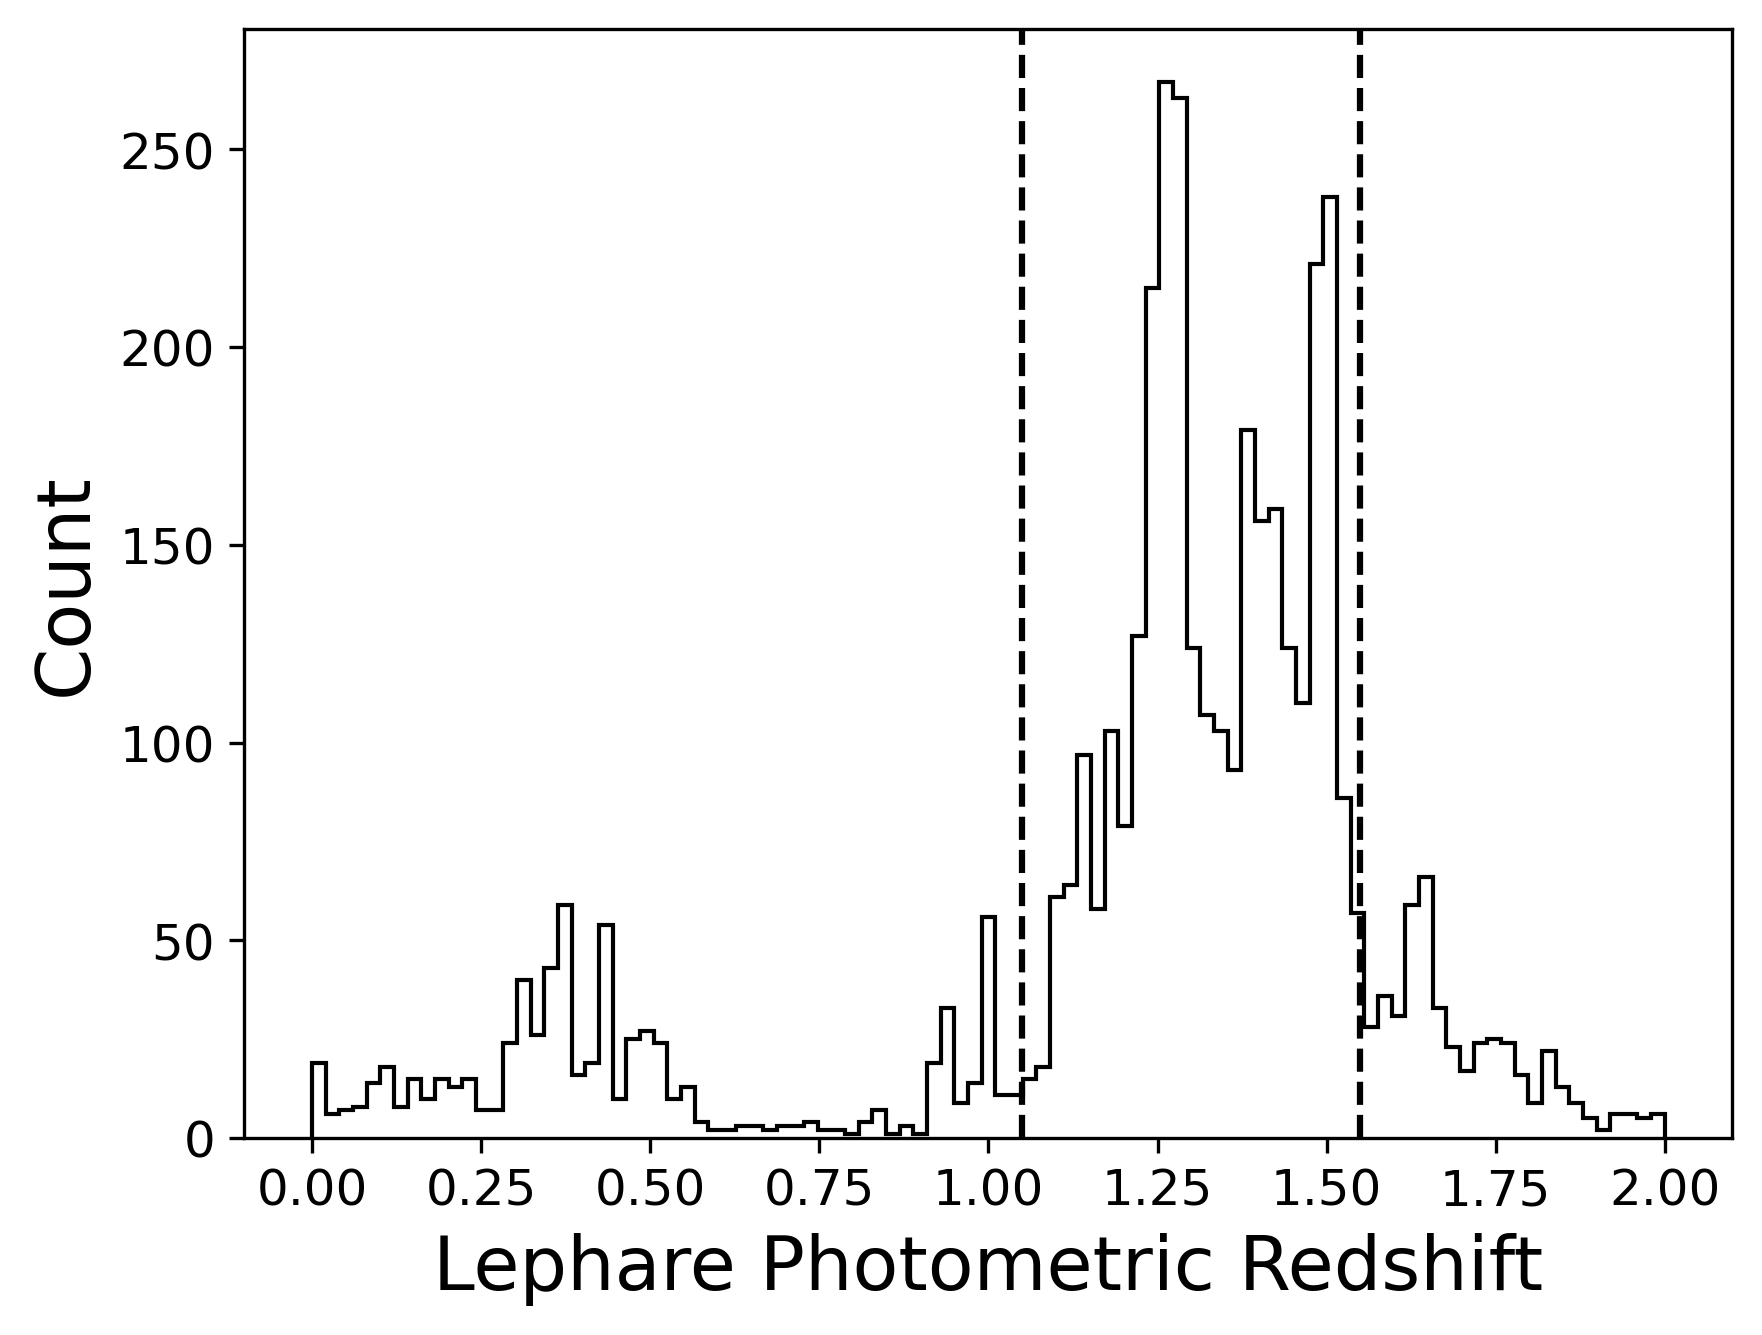

Generate this figure with Python:
#Imports 
import numpy as np 
import pandas as pd
from matplotlib import pyplot as plt 
from astropy import units as u 
from astropy import table
from astropy.coordinates import SkyCoord

#load in cosmos2020 catalog
# Loading the Farmer version of the COSMOS2020 Cat
catversion1 = 'Farmer'  
dir_in1 ='/Users/yokisalcedo/Desktop/Emission-Line-Galaxy-Target-Selection/data/'  
dir_out1 = '/Users/yokisalcedo/Desktop/data/' # the directory where the output of this notebook will be stored
cat = table.Table.read(dir_in1+'COSMOS2020_{}_jan_processed.fits'.format(catversion1),format='fits',hdu=1).to_pandas()



#load in HSC catalog
dir_in = '/Users/yokisalcedo/Desktop/Emission-Line-Galaxy-Target-Selection/data/'   
# Upload the main catalogue
hsc_cat = table.Table.read(dir_in+'HSC.fits',format='fits',hdu=1).to_pandas()

def flux_to_mag(flux):
    return -2.5*np.log10(flux*1e-9) + 8.90
# extinction corrected mags (extinction is negligible for XMM-LSS)
hsc_cat["i_mag"] = flux_to_mag(hsc_cat["i_cmodel_flux"])-hsc_cat["a_i"]
hsc_cat["r_mag"] = flux_to_mag(hsc_cat["r_cmodel_flux"])-hsc_cat["a_r"]
hsc_cat["z_mag"] = flux_to_mag(hsc_cat["z_cmodel_flux"])-hsc_cat["a_z"]
hsc_cat["g_mag"] = flux_to_mag(hsc_cat["g_cmodel_flux"])-hsc_cat["a_g"]
hsc_cat["y_mag"] = flux_to_mag(hsc_cat["y_cmodel_flux"])-hsc_cat["a_y"]
hsc_cat["i_fiber_mag"] = flux_to_mag(hsc_cat["i_fiber_flux"])-hsc_cat["a_i"]
hsc_cat["i_fiber_tot_mag"] = flux_to_mag(hsc_cat["i_fiber_tot_flux"])-hsc_cat["a_i"]
hsc_cat["g_fiber_mag"] = flux_to_mag(hsc_cat["g_fiber_flux"])-hsc_cat["a_g"]
hsc_cat["g_fiber_tot_mag"] = flux_to_mag(hsc_cat["g_fiber_tot_flux"])-hsc_cat["a_g"]
hsc_cat["r_fiber_mag"] = flux_to_mag(hsc_cat["r_fiber_flux"])-hsc_cat["a_r"]
hsc_cat["r_fiber_tot_mag"] = flux_to_mag(hsc_cat["r_fiber_tot_flux"])-hsc_cat["a_r"]
    
## Quality cuts
# valid I-band flux
mask = np.isfinite(hsc_cat["i_cmodel_flux"]) & (hsc_cat["i_cmodel_flux"]>0)
#cmodel fit not failed
mask &= (~hsc_cat["i_cmodel_flag"])
#General Failure Flag
mask &= (~hsc_cat["i_sdsscentroid_flag"])
mask &= np.isfinite(hsc_cat["g_cmodel_flux"]) & (hsc_cat["g_cmodel_flux"]>0)
#cmodel fit not failed
mask &= (~hsc_cat["g_cmodel_flag"])
#General Failure Flag
mask &= (~hsc_cat["g_sdsscentroid_flag"])
mask &= np.isfinite(hsc_cat["r_cmodel_flux"]) & (hsc_cat["r_cmodel_flux"]>0)
#cmodel fit not failed
mask &= (~hsc_cat["r_cmodel_flag"])
#General Failure Flag
mask &= (~hsc_cat["r_sdsscentroid_flag"])
mask &= np.isfinite(hsc_cat["y_cmodel_flux"]) & (hsc_cat["y_cmodel_flux"]>0)
#cmodel fit not failed
mask &= (~hsc_cat["y_cmodel_flag"])
#General Failure Flag
mask &= (~hsc_cat["y_sdsscentroid_flag"])
mask &= np.isfinite(hsc_cat["z_cmodel_flux"]) & (hsc_cat["z_cmodel_flux"]>0)
#cmodel fit not failed
mask &= (~hsc_cat["z_cmodel_flag"])
#General Failure Flag
mask &= (~hsc_cat["z_sdsscentroid_flag"])
hsc_cat = hsc_cat[mask]

#Cross match HSC and COSMOS2020
hsc_ra = hsc_cat['ra']
hsc_dec = hsc_cat['dec']
ra = cat['RA']
dec = cat['DEC']
c_hsc = SkyCoord(ra = hsc_ra.values*u.degree, dec=hsc_dec.values*u.degree)
c_cosmos = SkyCoord(ra=ra.values*u.degree, dec=dec.values*u.degree)
idx, d2d, d3d = c_cosmos.match_to_catalog_sky(c_hsc)
idx 
d2d.arcsec
d3d
dmask = d2d.arcsec < 1 
hsc_cat = hsc_cat.reset_index()
match_hsc = hsc_cat.iloc[idx]
combined_cat = pd.concat([cat, match_hsc.reset_index()], axis = 1)[dmask]

#Mask to get rid of Nans and cut off g/r 
colormasky = np.logical_and.reduce((np.isfinite(combined_cat['HSC_r_MAG'].values),
                                    np.isfinite(combined_cat['photoz'].values),
                                    np.isfinite(combined_cat['HSC_g_MAG'].values), np.isfinite(combined_cat['HSC_i_MAG'].values),
                                    np.isfinite(combined_cat['HSC_y_MAG'].values), np.isfinite(combined_cat['CFHT_u_MAG'].values),
                                    np.isfinite(combined_cat['HSC_z_MAG'].values),
                                    np.isfinite(combined_cat['HSC_z_MAG'].values),
                                    (np.logical_or(combined_cat['HSC_g_MAG'].values < 24.5, combined_cat['HSC_r_MAG'].values < 24.5))))

#Define photoz and colors with HSC photometry after crossmatching
photoz = combined_cat['photoz'][colormasky]
gmag_comb = combined_cat['g_mag'][colormasky]
rmag_comb = combined_cat['r_mag'][colormasky]
imag_comb = combined_cat['i_mag'][colormasky]
ymag_comb = combined_cat['y_mag'][colormasky]
zmag_comb = combined_cat['z_mag'][colormasky]
gfib_comb = combined_cat['g_fiber_mag'][colormasky]
rfib_comb = combined_cat['r_fiber_mag'][colormasky]
iz = imag_comb - zmag_comb
ri = rmag_comb - imag_comb
iy = imag_comb - ymag_comb

#Final sample for spectra cuts
gfib_mask = gfib_comb < 24.3
gband = np.logical_and(gmag_comb < 24, gfib_mask)
rfib_mask = gfib_comb < 24.3
rband = np.logical_and(rmag_comb < 24, rfib_mask)
inlimit = np.logical_or(rband, gband)
cuts_iyri = np.logical_and((iy > 0.35),(ri < iy - 0.19)) 
cuts_final = np.logical_and(cuts_iyri, inlimit)

#Plot Histogram of photoz distribution for our sample to obtain spectra for
fig, ax = plt.subplots()
ax.hist(photoz[cuts_final], bins = np.linspace(0, 2, 100), histtype= 'step', color = 'black')
ax.axvline(x = 1.05,ls= '--', color='black')
ax.axvline(x = 1.55,ls= '--', color='black')
ax.set_xlabel('Lephare Photometric Redshift', fontsize = 18)
ax.set_ylabel('Count', fontsize = 18)
plt.tick_params(axis = 'both', labelsize = 12)
plt.savefig('/Users/yokisalcedo/Desktop/Emission-Line-Galaxy-Target-Selection/script_figure/targetdist.png', dpi = 300, bbox_inches='tight' )
